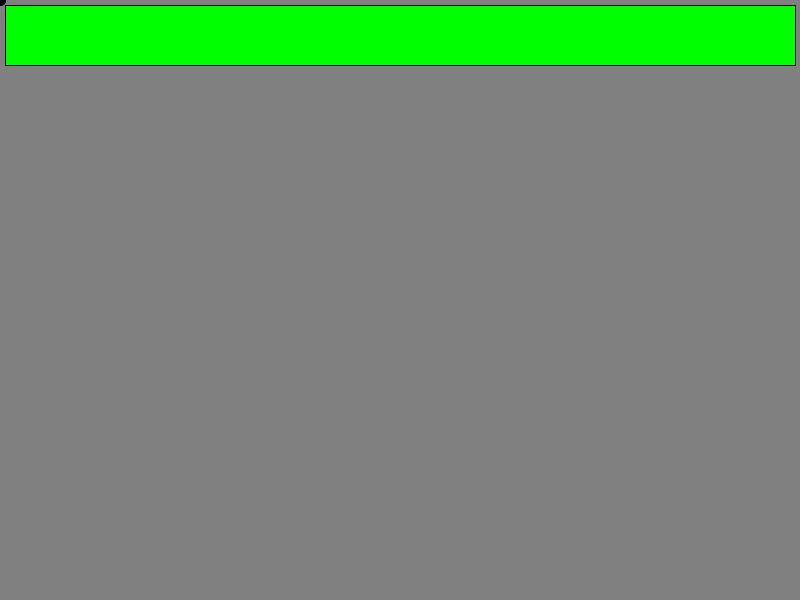
Frame 1 (no input)
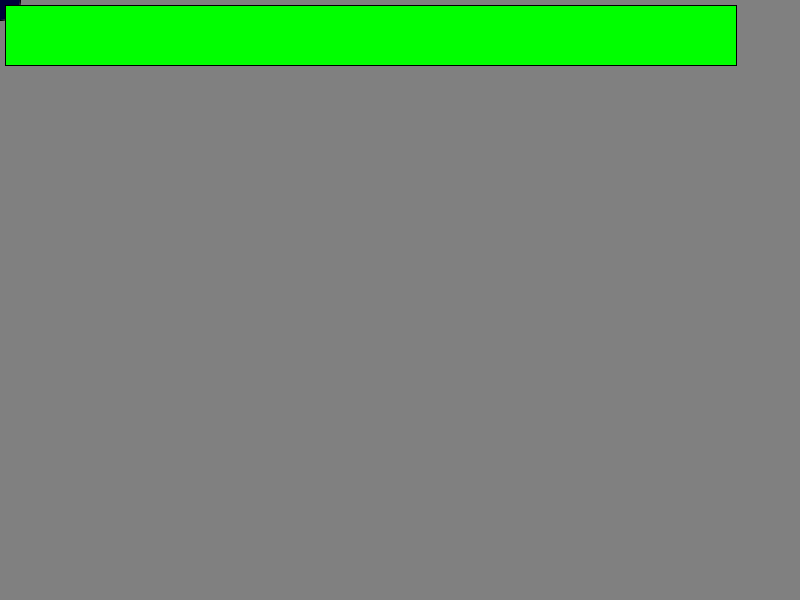
Frame 60 (the mouse pressed at the canvas centre just before this capture)
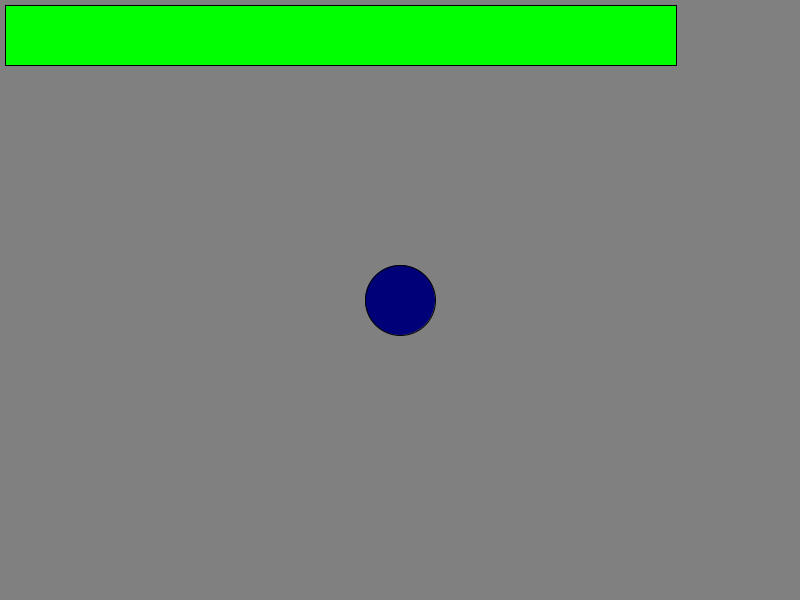
Frame 120 (the mouse held since frame 60 and released just before this capture)

The Processing sketch that drew these frames (run headless with seeded random() and noise(); from frame 60 on, the mouse is pressed at the canvas centre):

// Processing sketch: TimerToy
// ── TimerToy.pde
states so;
//states so;

void setup()
{
  size(800, 600);
  so = new states();
  // so = new states();
}

void draw()
{
  so.circleDraw();
  so.lineTime();
  so.timer();
}

// ── Background.pde
class states
{
  int timerX, bgColor, circleFill;
  float cx, cy;

  states()
  {
    timerX = 790;
    bgColor = 128;
    cx = cy = 10;
    circleFill = 0;
  }

  void timer()
  { 
    if (timerX >= width/2)
    {
      fill(0, 255, 0);
    } else if (timerX <= width/2+20 && timerX >= width/4)
    {
      fill(#FAFF08);
    } else
    {
      fill(255, 0, 0);
    }


    rect(5, 5, timerX, 60);

    if (timerX <= 5)
    {
      timerX = 790;

      if (bgColor == 128)
      {
        bgColor = 255;
      } else
      {
        bgColor = 128;
      }
    } else
    {
      timerX -= 1;
    }
  }

  void circleDraw()
  {
    if (bgColor == 128)
    {
      background(bgColor);
      
      if(circleFill >= 255)
      {
        circleFill = 0;
      }else
      {
        circleFill +=1;
      }
      
      fill(0,0,circleFill);
      cx = cx+0.5;
      cy = cy+0.5;

      ellipse(mouseX, mouseY, cx, cy);
    }
  }

  void lineTime()
  {
    if (bgColor == 255)
    {
      background(bgColor);
      circleFill = 0;
      cx = cy = 10;
      
      line(0, 0, mouseX, mouseY);
      line(width, 0, mouseX, mouseY);
      line(0, height, mouseX, mouseY);
      line(width, height, mouseX, mouseY);
    }
  }
}

// ── States.pde
//class states
//{
//  float cx, cy;


//  states()
//  {
//    cx = cy = 10;
//  }

//  void circleDraw()
//  {
//    if (bo.bgColor == 128)
//    {
//      cx = cx+0.5;
//      cy = cy+0.5;

//      ellipse(mouseX, mouseY, cx, cy);
//    }
//  }

//  void lineTime()
//  {
//    if (bo.bgColor == 255)
//    {
//      cx = cy = 10;
      
//      line(0,0,mouseX,mouseY);
//      line(width,0,mouseX,mouseY);
//      line(0,height,mouseX,mouseY);
//      line(width,height,mouseX,mouseY);
//    }
//  }
//}
